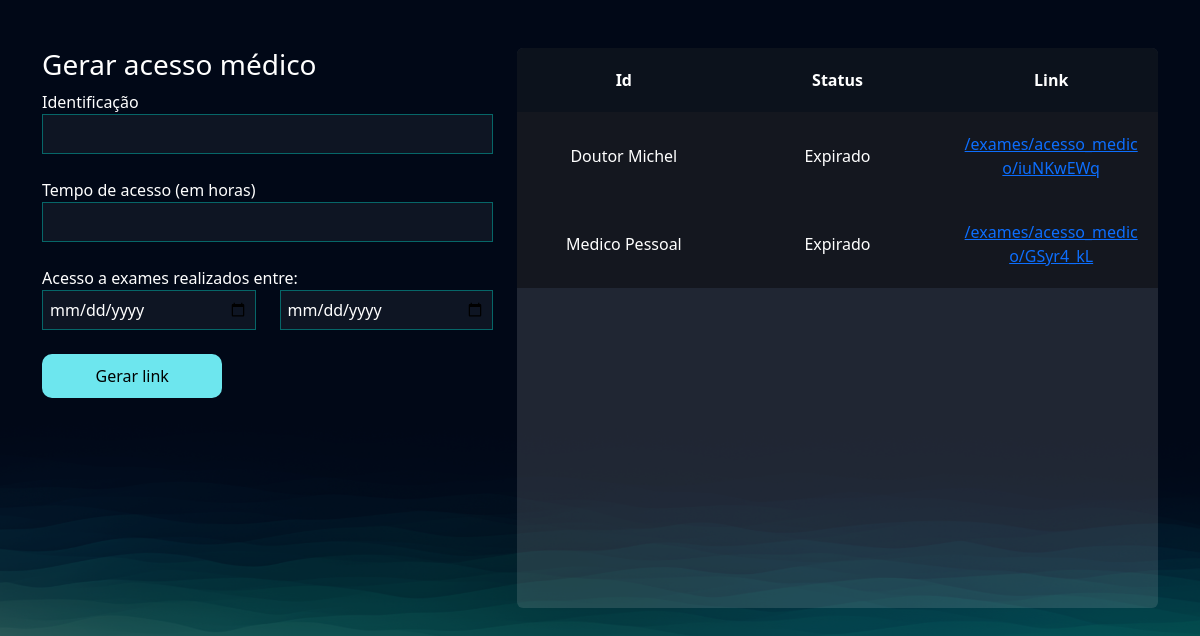
Page /exames/gerar_acesso_medico/ (signed in) on the earlier database version.
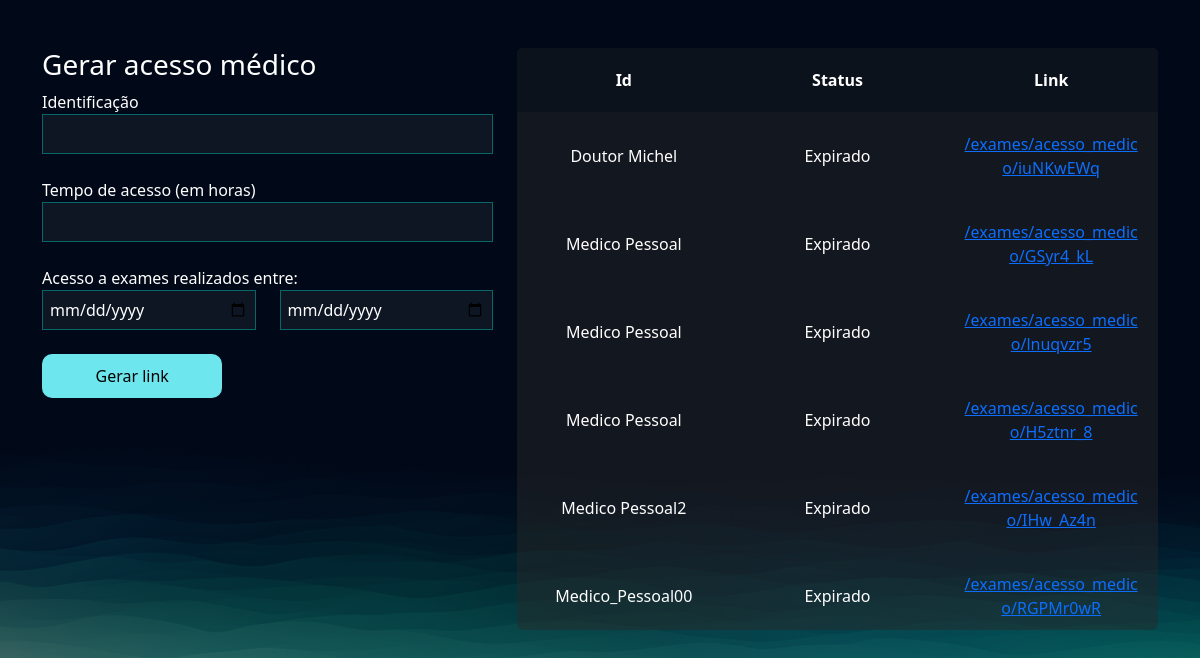
Same page on the later database version.
### exames/models.py (models this page shows, shortened)
class AcessoMedico(models.Model):
    usuario = models.ForeignKey(User, on_delete=models.DO_NOTHING)
    identificacao = models.CharField(max_length=50)
    tempo_de_acesso = models.IntegerField()
    criado_em = models.DateTimeField()
    data_exames_iniciais = models.DateField()
    data_exames_finais = models.DateField()
    token = models.CharField(max_length=20, null=True, blank=True)
    @property
    def status(self):
        return 'Expirado' if timezone.now() > (self.criado_em + timedelta(hours=self.tempo_de_acesso)) else 'Ativo'
    @property
    def url(self):
        return f'/exames/acesso_medico/{self.token}'

### exames/views.py (the view, shortened to what this page needs)
# urls.py: path('gerar_acesso_medico/', views.gerar_acesso_medico, name='gerar_acesso_medico'),
@login_required
def gerar_acesso_medico(request):
    if request.method == "GET":
        acessos_medico = AcessoMedico.objects.filter(usuario = request.user)
        return render(request, 'gerar_acesso_medico.html', {'acessos_medico': acessos_medico})

### exames/templates/gerar_acesso_medico.html (shortened to what this page needs)
{% extends "bases/base.html" %}
{% load static %}
{% block 'head' %}
    <link href="{% static 'exames/css/css.css' %}" rel="stylesheet">
    <link href="{% static 'exames/css/gerenciar_pedidos.css' %}" rel="stylesheet">
    <link href="{% static 'exames/css/gerar_acesso_medico.css' %}" rel="stylesheet">
{% endblock 'head' %}
{% block 'conteudo' %}
    <br>
    <br>
    <div class="container">
        <div class="row">
            <div class="col-md-5">
                <h3>Gerar acesso médico</h3>
                <form action="{% url "gerar_acesso_medico" %}" method="POST">{% csrf_token %}
                    <label for="">Identificação</label>
                    <br>
                    <input style="width: 100%" type="text" name="identificacao" id="" class="input-default">
                    <br>
                    <br>
                    <label for="">Tempo de acesso (em horas)</label>
                    <br>
                    <input style="width: 100%" type="number" name="tempo_de_acesso" id="" class="input-default">
                    <br>
                    <br>
                    <div class="row">
                        <label for="">Acesso a exames realizados entre:</label>
                        <br>
                        <div class="col-md">
                            <input style="width: 100%" type="date" name="data_exame_inicial" id="" class="input-default">
                        </div>
                        <div class="col-md">
                            <input style="width: 100%" type="date" name="data_exame_final" id="" class="input-default">
                            <br>
                            <br>
                        </div>
                    </div>
                    <input style="width: 40%" type="submit" class="btn-default" value="Gerar link">
                </form>
            </div>
            <div class="col-md tabela">
                <div class="card card-view">
                    <table style="text-align: center;">
                        <thead>
                            <tr>
                                <th>Id</th>
                                <th>Status</th>
                                <th>Link</th>
                            </tr>
                            {% for acesso in acessos_medico %}
                                <tr class="linha-tabela">
                                    <td>{{acesso.identificacao}}</td>
                                    <td>{{acesso.status}}</td>
                                    <td><a href="{{acesso.url}}">{{acesso.url}}</a></td>
                                </tr>
                            {% endfor %}
                        </thead>
                    </table>
                </div>
            </div>
        </div>
    </div>
{% endblock 'conteudo' %}

### templates/bases/base.html (shortened to what this page needs)
{% load static %}
<!doctype html>
<html lang="pt-BR">
    <head>
        <link href="https://cdn.jsdelivr.net/npm/bootstrap@5.3.1/dist/css/bootstrap.min.css" rel="stylesheet">
        <link rel="stylesheet" href="{% static 'geral/css/geral.css' %}">
        {% block 'head' %}{% endblock %}
    </head>
    <body>
        {% block 'conteudo' %}{% endblock %}
    </body>
</html>

### templates/static/geral/css/geral.css (style rules this page uses)
:root { --main-color: #151C34; --dark-color: #0C121C ; --light-color: #6DE6EE; --contrast-color: #f4c96b; --differential-color: #066668; }
* { color: white }
.input-default { background-color: rgba(255,255,255,0.05); border: 1px solid var(--differential-color); padding: 7px; width: 50%; }
.btn-default { background-color: var(--light-color); color: black; width: 15%; padding: 10px; border: none; border-radius: 10px; }

### templates/static/exames/css/css.css (style rules this page uses)
html { background-image: url('/static/geral/img/bg2.png'); background-size: cover; }
body { background-image: url('/static/geral/img/bg2.png'); background-size: cover; }
.card { background-color: rgba(217, 217, 217, .14); color: white; padding: 15px; }

### templates/static/exames/css/gerenciar_pedidos.css (style rules this page uses)
.linha-tabela { background-color: #00000063; height: 20px; }
td, th { padding: 20px; }
.card-view { text-align: center; padding: 0; border: none; height: 70vh; overflow: auto; }
table { border-spacing: 0; width: 100%; table-layout: fixed; }
thead tr th { background: #0C121C; position: sticky; top: 0; z-index: 99; }

### templates/static/exames/css/gerar_acesso_medico.css (style rules this page uses)
table { border-spacing: 0; width: 100%; table-layout: fixed; }
thead tr th { background: #0C121C; position: sticky; top: 0; z-index: 99; }

Differences in the rows shown:
added AcessoMedico: identificacao "Medico Pessoal", status "Expirado", url "/exames/acesso_medico/lnuqvzr5"
added AcessoMedico: identificacao "Medico Pessoal", status "Expirado", url "/exames/acesso_medico/H5ztnr_8"
added AcessoMedico: identificacao "Medico Pessoal2", status "Expirado", url "/exames/acesso_medico/IHw_Az4n"
added AcessoMedico: identificacao "Medico_Pessoal00", status "Expirado", url "/exames/acesso_medico/RGPMr0wR"
